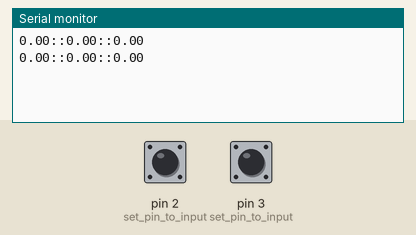
Simulated run of this sketch. Board: Arduino Uno, built with avr-gcc and run on an emulated ATmega328P. Shown: the last lines printed to the serial monitor. The inputs (shaded band) are chosen by the test bench; at power-on: pin 2 (set_pin_to_input) HIGH, pin 3 (set_pin_to_input) HIGH.

Above: at 1.2 s.
1.3 s: pin 2 (set_pin_to_input) pulled LOW for 0.15 s
At 2.4 s:
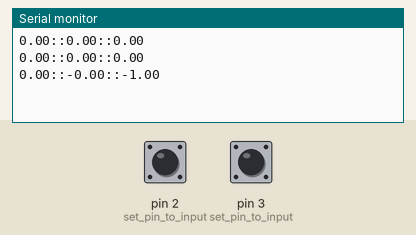
2.9 s: pin 2 (set_pin_to_input) pulled LOW for 1 s
At 4.8 s:
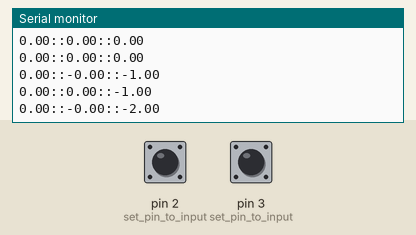
Timing chart, 0 to 6.3 s (numbered marks = the images above; inputs shaded):
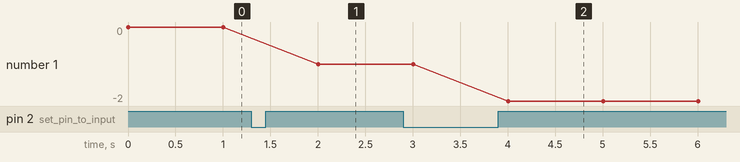

The sketch:

slave.ino
```cpp
#include <Wire.h>

#define i2c_addr  0x20
#define Tsample   100
#define constante_distancia 350

byte payload[4];

long counter = 0;  //This variable will increase or decrease depending on the rotation of encoder
float counter_now, counter_last;
unsigned long Tnow, Tlast;
float distancia;
float rev_seg; //2pi=rev---->2000p

void setup() {
  pinMode(2, INPUT);           // set pin to input
  pinMode(3, INPUT);           // set pin to input
  digitalWrite(2, HIGH);       // turn on pullup resistors
  digitalWrite(3, HIGH);       // turn on pullup resistors
  attachInterrupt(0, ai0, RISING);
  attachInterrupt(1, ai1, RISING);
  Wire.begin(0x20);
  Wire.onReceive(receiveEvent);
  Wire.onRequest(requestEvent);
  Serial.begin (115200);
}


void loop() {

  Tnow=millis();
  if(Tnow-Tlast>=Tsample){
    counter_now=counter;
    distancia=counter/constante_distancia;
    rev_seg=((counter_now-counter_last)/2000.0)*10.0;
    counter_last=counter_now;
    Tlast=Tnow;
  }


  Serial.print(distancia);
  Serial.print("::");
  Serial.print(rev_seg);
  Serial.print("::");
  Serial.println(counter_now);


  delay(1000);
}


void ai0() {
  if(digitalRead(3)==LOW) {
    counter++;
  }else{
    counter--;
  }
}

void ai1() {
  // ai0 is activated if DigitalPin nr 3 is going from LOW to HIGH
  // Check with pin 2 to determine the direction
  if(digitalRead(2)==LOW) {
    counter--;
  }else{
    counter++;
  }
}

void receiveEvent(int howMany){
  while(Wire.available()){
    if(Wire.read() =='S'){
    //byte data=Wire.read();
    counter=0;
    counter_last=0;
  }}
}

void requestEvent(){
   union Bytefloat{
    char byteformat[4];
    float floatformat;
  }vall;
  vall.floatformat=rev_seg;
  Wire.write(vall.byteformat,4);

 /* for (int i = 0; i < payload.length(); i++) {
    Wire.write(payload.charAt(i));
  }*/
}
```

Measured:
- after the input at 1.3 s, the serial monitor: prints a new line after 0.70 s (image 1)
- after the input at 2.9 s, the serial monitor: prints a new line after 1.1 s (image 2)
- plotted number 1: 0 → -1 after the input at 1.3 s, -1 → -2 after the input at 2.9 s
